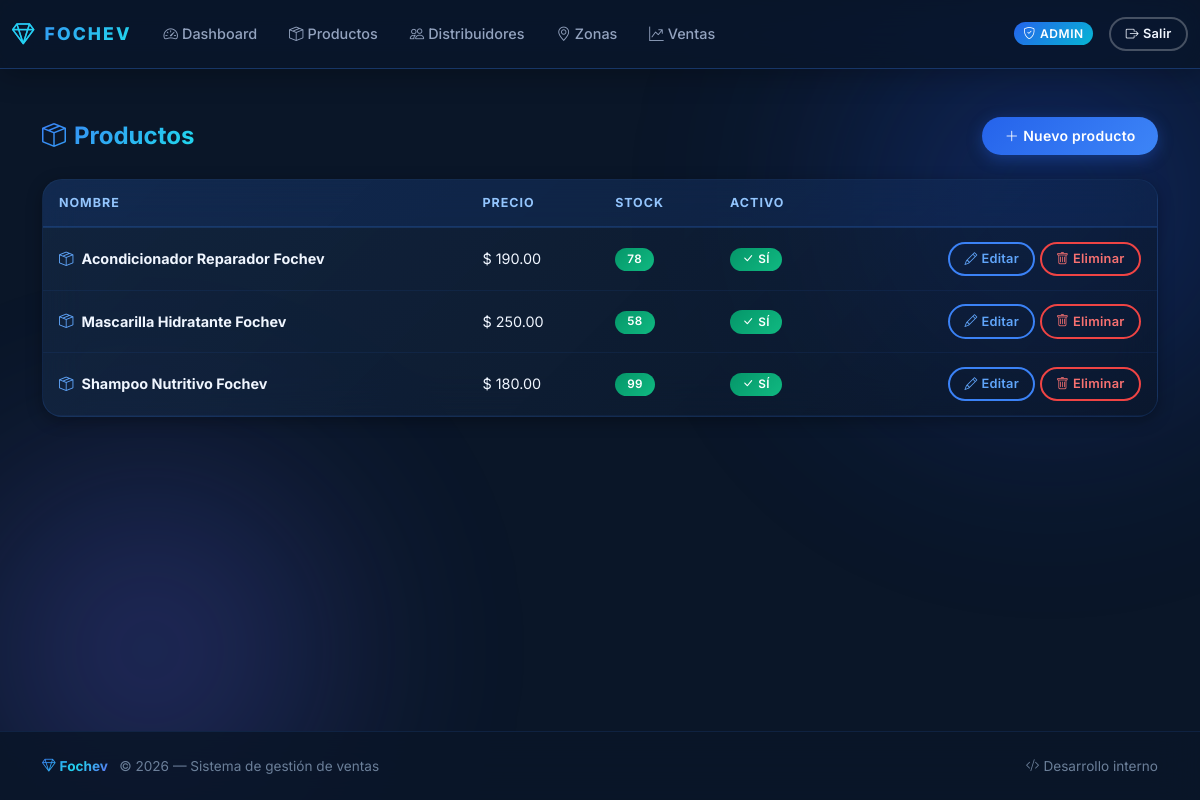
/admin/products (signed in), run on the app's committed database.
### app.py (models this page shows)
class Product(db.Model):
    __tablename__ = "products"
    id = db.Column(db.Integer, primary_key=True)
    name = db.Column(db.String(150), nullable=False)
    description = db.Column(db.Text, nullable=True)
    price = db.Column(db.Float, nullable=False)
    stock = db.Column(db.Integer, nullable=False, default=0)
    active = db.Column(db.Boolean, default=True, nullable=False)
    order_items = db.relationship("OrderItem", back_populates="product", lazy=True)

### app.py (the view)
@app.route("/admin/products")
@login_required(role="admin")
def admin_products():
    products = Product.query.order_by(Product.name).all()
    return render_template("admin_products.html", products=products)

### app.py (called while the page is built)
@app.before_request
def ensure_db_initialized():
    global _db_initialized
    if not _db_initialized:
        _init_db()

def get_current_user():
    user_id = session.get("user_id")
    if not user_id:
        return None
    return db.session.get(User, user_id)

def login_required(role=None):
    def decorator(fn):
        @wraps(fn)
        def wrapper(*args, **kwargs):
            user = get_current_user()
            if not user:
                flash("Debes iniciar sesión primero.", "warning")
                return redirect(url_for("login"))
            if role and user.role != role:
                flash("No tienes permiso para acceder a esta sección.", "warning")
                return redirect(url_for("index"))
            return fn(*args, **kwargs)
        return wrapper
    return decorator

@app.context_processor
def inject_now():
    return {"now": datetime.utcnow()}

### templates/admin_products.html (shortened to what this page needs)
{% extends "base.html" %}
{% block content %}
<div class="page-header animate-in">
    <h1 class="h4">
        <i class="bi bi-box-seam me-2" style="color: var(--cyan-400);"></i>Productos
    </h1>
    <a href="{{ url_for('admin_product_new') }}" class="btn btn-primary">
        <i class="bi bi-plus-lg me-1"></i>Nuevo producto
    </a>
</div>
{% if products %}
<div class="card table-card animate-in animate-in-1">
    <div class="card-body">
        <div class="table-responsive">
            <table class="table align-middle">
                <thead>
                    <tr>
                        <th>Nombre</th>
                        <th>Precio</th>
                        <th>Stock</th>
                        <th>Activo</th>
                        <th></th>
                    </tr>
                </thead>
                <tbody>
                    {% for product in products %}
                    <tr>
                        <td>
                            <i class="bi bi-box-seam me-1" style="color: var(--blue-300);"></i>
                            <strong>{{ product.name }}</strong>
                        </td>
                        <td>$ {{ "%.2f"|format(product.price) }}</td>
                        <td>
                            {% if product.stock <= 5 %} <span class="badge bg-warning">{{ product.stock }}</span>
                                {% else %}
                                <span class="badge bg-success">{{ product.stock }}</span>
                                {% endif %}
                        </td>
                        <td>
                            {% if product.active %}
                            <span class="badge bg-success"><i class="bi bi-check-lg me-1"></i>Sí</span>
                            {% else %}
                            <span class="badge bg-secondary"><i class="bi bi-x-lg me-1"></i>No</span>
                            {% endif %}
                        </td>
                        <td class="text-end">
                            <a href="{{ url_for('admin_product_edit', product_id=product.id) }}"
                                class="btn btn-sm btn-outline-primary">
                                <i class="bi bi-pencil me-1"></i>Editar
                            </a>
                            <form method="post" action="{{ url_for('admin_product_delete', product_id=product.id) }}"
                                class="d-inline"
                                onsubmit="return confirm('¿Seguro que deseas eliminar este producto?');">
                                <button type="submit" class="btn btn-sm btn-outline-danger">
                                    <i class="bi bi-trash me-1"></i>Eliminar
                                </button>
                            </form>
                        </td>
                    </tr>
                    {% endfor %}
                </tbody>
            </table>
        </div>
    </div>
</div>
{% endif %}
{% endblock %}

### data on the page
Product: name "Acondicionador Reparador Fochev", price "190.00", stock "78", active True (drawn)
Product: name "Mascarilla Hidratante Fochev", price "250.00", stock "58", active True (drawn)
Product: name "Shampoo Nutritivo Fochev", price "180.00", stock "99", active True (drawn)
